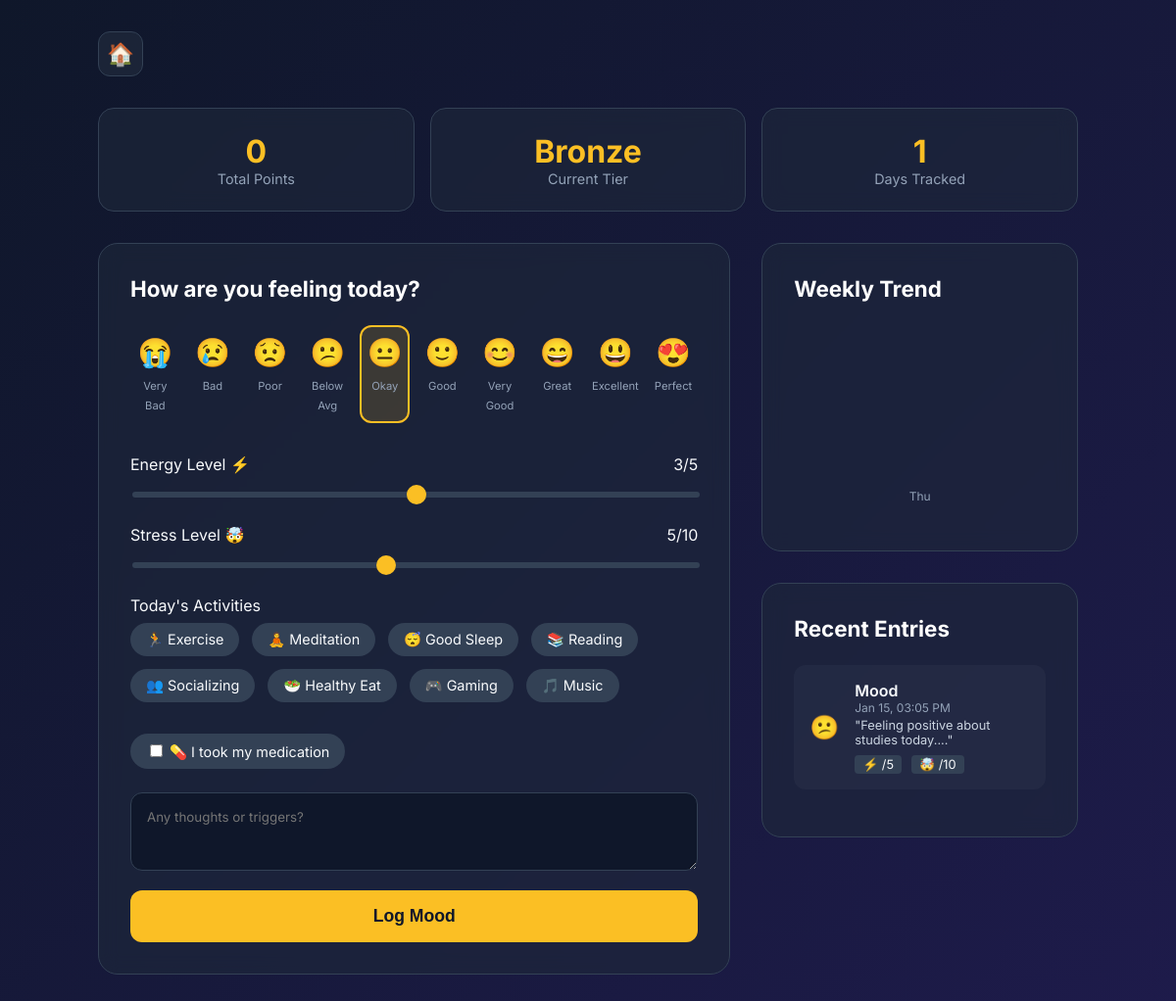
/mood.php (signed in), run on the app's committed database.
### tables this page shows
CREATE TABLE IF NOT EXISTS MOODENTRY (
  MoodID     INT AUTO_INCREMENT PRIMARY KEY,
  UserID     INT NOT NULL,
  MoodLevel  TINYINT NOT NULL,
  MoodLabel  VARCHAR(50) NULL,
  EnergyLevel TINYINT NULL,
  StressLevel TINYINT NULL,
  Activities TEXT NULL,
  MedicationTaken BOOLEAN DEFAULT FALSE,
  Note       TEXT NULL,
  CreatedAt  DATETIME NOT NULL DEFAULT CURRENT_TIMESTAMP,
  CONSTRAINT fk_mood_user FOREIGN KEY (UserID)
    REFERENCES USER(UserID) ON DELETE CASCADE ON UPDATE CASCADE,
  CONSTRAINT chk_mood_level CHECK (MoodLevel BETWEEN 1 AND 10),
  INDEX idx_mood_user_date (UserID, CreatedAt)
);

### mood.php (the view, shortened to what this page needs)
<?php
include 'config.php';
$userId = $_SESSION['user_id'];
$weekAgo = date('Y-m-d H:i:s', strtotime('-7 days'));
$history = [];
$hStmt = $conn->prepare("SELECT * FROM MOODENTRY WHERE UserID = ? AND CreatedAt >= ? ORDER BY CreatedAt DESC LIMIT 10");
$hStmt->bind_param("is", $userId, $weekAgo);
$hStmt->execute();
$hRes = $hStmt->get_result();
while ($row = $hRes->fetch_assoc())
    $history[] = $row;
$chartData = [];
$cStmt = $conn->prepare("
    SELECT DATE(CreatedAt) as mDate, AVG(MoodLevel) as avgMood
    FROM MOODENTRY
    WHERE UserID = ? AND CreatedAt >= ?
    GROUP BY DATE(CreatedAt)
    ORDER BY mDate ASC
");
$cStmt->bind_param("is", $userId, $weekAgo);
$cStmt->execute();
$cRes = $cStmt->get_result();
while ($row = $cRes->fetch_assoc())
    $chartData[] = $row;
$uPoints = 0;
$uTier = 'Bronze';
function getEmoji($level)
{
    $emojis = [
        1 => '😭',
        2 => '😢',
        3 => '😟',
        4 => '😕',
        5 => '😐',
        6 => '🙂',
        7 => '😊',
        8 => '😄',
        9 => '😃',
        10 => '😍'
    ];
    return $emojis[$level] ?? '😐';
}
?>
<!DOCTYPE html>
<html lang="en">
<head>
</head>
<body>
    <div class="container">
        <a href="index.php" class="home-btn">🏠</a>
        <div class="stats-grid">
            <div class="stat-card">
                <div class="stat-val"><?php echo $uPoints; ?></div>
                <div class="stat-label">Total Points</div>
            </div>
            <div class="stat-card">
                <div class="stat-val"><?php echo ucfirst($uTier); ?></div>
                <div class="stat-label">Current Tier</div>
            </div>
            <div class="stat-card">
                <div class="stat-val"><?php echo count($chartData); ?></div>
                <div class="stat-label">Days Tracked</div>
            </div>
        </div>
        <div class="grid-layout">
            <div class="entry-col">
                <div class="card">
                    <h2>How are you feeling today?</h2>
                    <form method="POST">
                        <div class="mood-selector">
                            <?php
                            $emojis = ['😭', '😢', '😟', '😕', '😐', '🙂', '😊', '😄', '😃', '😍'];
                            $labels = ['Very Bad', 'Bad', 'Poor', 'Below Avg', 'Okay', 'Good', 'Very Good', 'Great', 'Excellent', 'Perfect'];
                            for ($i = 1; $i <= 10; $i++): ?>
                                <div class="mood-option <?php echo $i === 5 ? 'active' : ''; ?>"
                                    onclick="selectMood(<?php echo $i; ?>, this)">
                                    <span class="m-emoji"><?php echo $emojis[$i - 1]; ?></span>
                                    <span class="m-label"><?php echo $labels[$i - 1]; ?></span>
                                </div>
                            <?php endfor; ?>
                        </div>
                        <div class="slider-group">
                            <div class="slider-head">
                                <span>Energy Level ⚡</span>
                                <span id="energyVal">3/5</span>
                            </div>
                            <input type="range" name="energy_level" min="1" max="5" value="3"
                                oninput="document.getElementById('energyVal').innerText = this.value + '/5'">
                        </div>
                        <div class="slider-group">
                            <div class="slider-head">
                                <span>Stress Level 🤯</span>
                                <span id="stressVal">5/10</span>
                            </div>
                            <input type="range" name="stress_level" min="1" max="10" value="5"
                                oninput="document.getElementById('stressVal').innerText = this.value + '/10'">
                        </div>
                        <div class="slider-head">Today's Activities</div>
                        <div class="activity-grid">
                            <?php
                            $acts = ['🏃 Exercise', '🧘 Meditation', '😴 Good Sleep', '📚 Reading', '👥 Socializing', '🥗 Healthy Eat', '🎮 Gaming', '🎵 Music'];
                            foreach ($acts as $a): ?>
                                <label class="act-tag">
                                    <?php echo $a; ?>
                                </label>
                            <?php endforeach; ?>
                        </div>
                        <label class="act-tag" style="display:block; width:fit-content; margin-bottom:1.5rem;">
                            <input type="checkbox" name="medication_taken" value="1"
                                style="display:inline-block; width:auto;">
                            💊 I took my medication
                        </label>
                        <textarea name="mood_notes" placeholder="Any thoughts or triggers?"></textarea>
                        <button type="submit" class="btn-save">Log Mood</button>
                    </form>
                </div>
            </div>
            <div class="side-col">
                <div class="card">
                    <h2>Weekly Trend</h2>
                    <div class="chart-bars">
                        <?php if (empty($chartData)): ?>
                            <div style="width:100%; text-align:center; color:var(--text-muted);">No data yet</div>
                        <?php else: ?>
                            <?php foreach ($chartData as $d):
                                ?>
                                <div class="bar-col">
                                    <div class="bar-label"><?php echo date('D', strtotime($d['mDate'])); ?></div>
                                </div>
                            <?php endforeach; ?>
                        <?php endif; ?>
                    </div>
                </div>
                <div class="card">
                    <h2>Recent Entries</h2>
                    <?php foreach ($history as $h): ?>
                        <div class="history-item">
                            <div class="h-emoji"><?php echo getEmoji($h['MoodLevel']); ?></div>
                            <div class="h-info">
                                <div style="font-weight:600;"><?php echo htmlspecialchars($h['MoodLabel'] ?? 'Mood'); ?>
                                </div>
                                <div class="h-time"><?php echo date('M d, h:i A', strtotime($h['CreatedAt'])); ?></div>
                                <?php if ($h['Note']): ?>
                                    <div style="font-size:0.8rem; color: #cbd5e1; margin-top:0.2rem;">
                                        "<?php echo htmlspecialchars(substr($h['Note'], 0, 50)); ?>..."</div>
                                <?php endif; ?>
                                <div class="h-badges">
                                    <span class="badge">⚡ <?php echo $h['EnergyLevel']; ?>/5</span>
                                    <span class="badge">🤯 <?php echo $h['StressLevel']; ?>/10</span>
                                </div>
                            </div>
                        </div>
                    <?php endforeach; ?>
                </div>
            </div>
        </div>
    </div>
</body>
</html>

### mood.php (style rules this page uses)
:root { --bg: #0f172a; --surface: #1e293b; --text: #f8fafc; --text-muted: #94a3b8; --accent: #fbbf24; --success: #22c55e; --border: #334155; }
body { margin: 0; font-family: 'Inter', sans-serif; background: linear-gradient(135deg, #0f172a 0%, #1e1b4b 100%); color: var(--text); min-height: 100vh; padding: 2rem 1rem; }
.container { max-width: 1000px; margin: 0 auto; }
.home-btn { display: inline-flex; align-items: center; justify-content: center; width: 44px; height: 44px; background: rgba(30, 41, 59, 0.8); border: 1px solid var(--border); border-radius: 12px; color: white; text-decoration: none; font-size: 1.4rem; margin-bottom: 2rem; backdrop-filter: blur(10px); }
.stats-grid { display: grid; grid-template-columns: repeat(auto-fit, minmax(150px, 1fr)); gap: 1rem; margin-bottom: 2rem; }
.stat-card { background: rgba(30, 41, 59, 0.6); border: 1px solid var(--border); border-radius: 16px; padding: 1.5rem; text-align: center; backdrop-filter: blur(10px); }
.stat-val { font-size: 2rem; font-weight: 700; color: var(--accent); }
.stat-label { font-size: 0.9rem; color: var(--text-muted); }
.grid-layout { display: grid; grid-template-columns: 1fr; gap: 2rem; }
@media (min-width: 900px) { .grid-layout { grid-template-columns: 2fr 1fr; } }
.card { background: rgba(30, 41, 59, 0.6); border: 1px solid var(--border); border-radius: 20px; padding: 2rem; backdrop-filter: blur(10px); margin-bottom: 2rem; }
h2 { margin: 0 0 1.5rem 0; font-size: 1.4rem; color: white; }
.mood-selector { display: grid; grid-template-columns: repeat(5, 1fr); gap: 0.5rem; margin-bottom: 2rem; }
@media (min-width: 600px) { .mood-selector { grid-template-columns: repeat(10, 1fr); } }
.mood-option { cursor: pointer; text-align: center; padding: 0.5rem 0; border-radius: 12px; transition: all 0.2s; border: 2px solid transparent; }
.mood-option.active { background: rgba(251, 191, 36, 0.15); border-color: var(--accent); }
.m-emoji { font-size: 1.8rem; display: block; margin-bottom: 0.3rem; }
.m-label { font-size: 0.7rem; color: var(--text-muted); }
.slider-group { margin-bottom: 1.5rem; }
.slider-head { display: flex; justify-content: space-between; margin-bottom: 0.5rem; }
input[type=range] { width: 100%; height: 6px; background: #334155; border-radius: 5px; outline: none; appearance: none; }
.activity-grid { display: flex; flex-wrap: wrap; gap: 0.8rem; margin-bottom: 2rem; }
.act-tag { background: #334155; padding: 0.5rem 1rem; border-radius: 20px; font-size: 0.9rem; cursor: pointer; user-select: none; transition: 0.2s; }
.act-tag input { display: none; }
textarea { width: 100%; background: #0f172a; border: 1px solid var(--border); border-radius: 12px; color: white; padding: 1rem; font-family: inherit; resize: vertical; min-height: 80px; box-sizing: border-box; margin-bottom: 1rem; }
.btn-save { width: 100%; background: var(--accent); color: #0f172a; font-weight: 700; padding: 1rem; border: none; border-radius: 12px; cursor: pointer; font-size: 1.1rem; }
.chart-bars { display: flex; align-items: flex-end; gap: 10px; height: 150px; padding-top: 2rem; padding-bottom: 1rem; }
.bar-col { flex: 1; display: flex; flex-direction: column; align-items: center; gap: 5px; }
.bar-label { font-size: 0.75rem; color: var(--text-muted); }
.history-item { background: rgba(255, 255, 255, 0.03); border-radius: 12px; padding: 1rem; margin-bottom: 1rem; display: flex; gap: 1rem; align-items: center; }
.h-emoji { font-size: 1.5rem; }
.h-info { flex: 1; }
.h-time { font-size: 0.75rem; color: var(--text-muted); }
.h-badges { display: flex; gap: 10px; font-size: 0.8rem; margin-top: 0.5rem; }
.badge { background: #334155; padding: 2px 8px; border-radius: 4px; }

### data on the page
moodentry: MoodLevel "😕", MoodLabel "Mood", CreatedAt "Jan 15, 03:05 PM", Note "Feeling positive about studies today."

### other printed values
$uPoints "0"
$uTier "Bronze"
count($chartData) "1"
$emojis[$i - 1] "😭"
$labels[$i - 1] "Very Bad"
$emojis[$i - 1] "😢"
$labels[$i - 1] "Bad"
$emojis[$i - 1] "😟"
$labels[$i - 1] "Poor"
$emojis[$i - 1] "😕"
$labels[$i - 1] "Below Avg"
$emojis[$i - 1] "😐"
$labels[$i - 1] "Okay"
$emojis[$i - 1] "🙂"
$labels[$i - 1] "Good"
